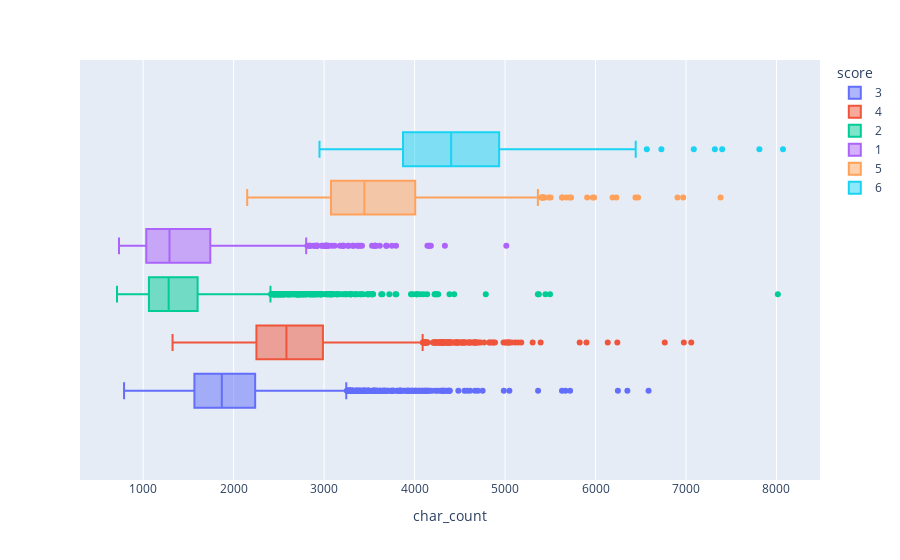

Notebook code for this chart:
### Markdown cell above
Max 8K length essays

### Code cell
px.box(
    train_df,
    x="char_count",
    color="score",
)

### Figure 1 — Plotly figure (JSON) as saved in the notebook; plotly's stock layout.template omitted (floating-point values rounded to 4 significant figures; data arrays with more than 128 entries replaced by an {"elided": "..."} marker saying what was removed)
{"data": [{"alignmentgroup": "True", "hovertemplate": "score=3<br>char_count=%{x}<extra></extra>", "legendgroup": "3", "marker": {"color": "#636efa"}, "name": "3", "notched": false, "offsetgroup": "3", "orientation": "h", "showlegend": true, "type": "box", "x": {"elided": "6280 int values"}, "x0": " ", "xaxis": "x", "y0": " ", "yaxis": "y"}, {"alignmentgroup": "True", "hovertemplate": "score=4<br>char_count=%{x}<extra></extra>", "legendgroup": "4", "marker": {"color": "#EF553B"}, "name": "4", "notched": false, "offsetgroup": "4", "orientation": "h", "showlegend": true, "type": "box", "x": {"elided": "3926 int values"}, "x0": " ", "xaxis": "x", "y0": " ", "yaxis": "y"}, {"alignmentgroup": "True", "hovertemplate": "score=2<br>char_count=%{x}<extra></extra>", "legendgroup": "2", "marker": {"color": "#00cc96"}, "name": "2", "notched": false, "offsetgroup": "2", "orientation": "h", "showlegend": true, "type": "box", "x": {"elided": "4723 int values"}, "x0": " ", "xaxis": "x", "y0": " ", "yaxis": "y"}, {"alignmentgroup": "True", "hovertemplate": "score=1<br>char_count=%{x}<extra></extra>", "legendgroup": "1", "marker": {"color": "#ab63fa"}, "name": "1", "notched": false, "offsetgroup": "1", "orientation": "h", "showlegend": true, "type": "box", "x": {"elided": "1252 int values"}, "x0": " ", "xaxis": "x", "y0": " ", "yaxis": "y"}, {"alignmentgroup": "True", "hovertemplate": "score=5<br>char_count=%{x}<extra></extra>", "legendgroup": "5", "marker": {"color": "#FFA15A"}, "name": "5", "notched": false, "offsetgroup": "5", "orientation": "h", "showlegend": true, "type": "box", "x": {"elided": "970 int values"}, "x0": " ", "xaxis": "x", "y0": " ", "yaxis": "y"}, {"alignmentgroup": "True", "hovertemplate": "score=6<br>char_count=%{x}<extra></extra>", "legendgroup": "6", "marker": {"color": "#19d3f3"}, "name": "6", "notched": false, "offsetgroup": "6", "orientation": "h", "showlegend": true, "type": "box", "x": {"elided": "156 int values"}, "x0": " ", "xaxis": "x", "y0": " ", "yaxis": "y"}], "layout": {"boxmode": "group", "legend": {"title": {"text": "score"}, "tracegroupgap": 0}, "margin": {"t": 60}, "xaxis": {"anchor": "y", "domain": [0, 1], "title": {"text": "char_count"}}, "yaxis": {"anchor": "x", "domain": [0, 1]}}}
